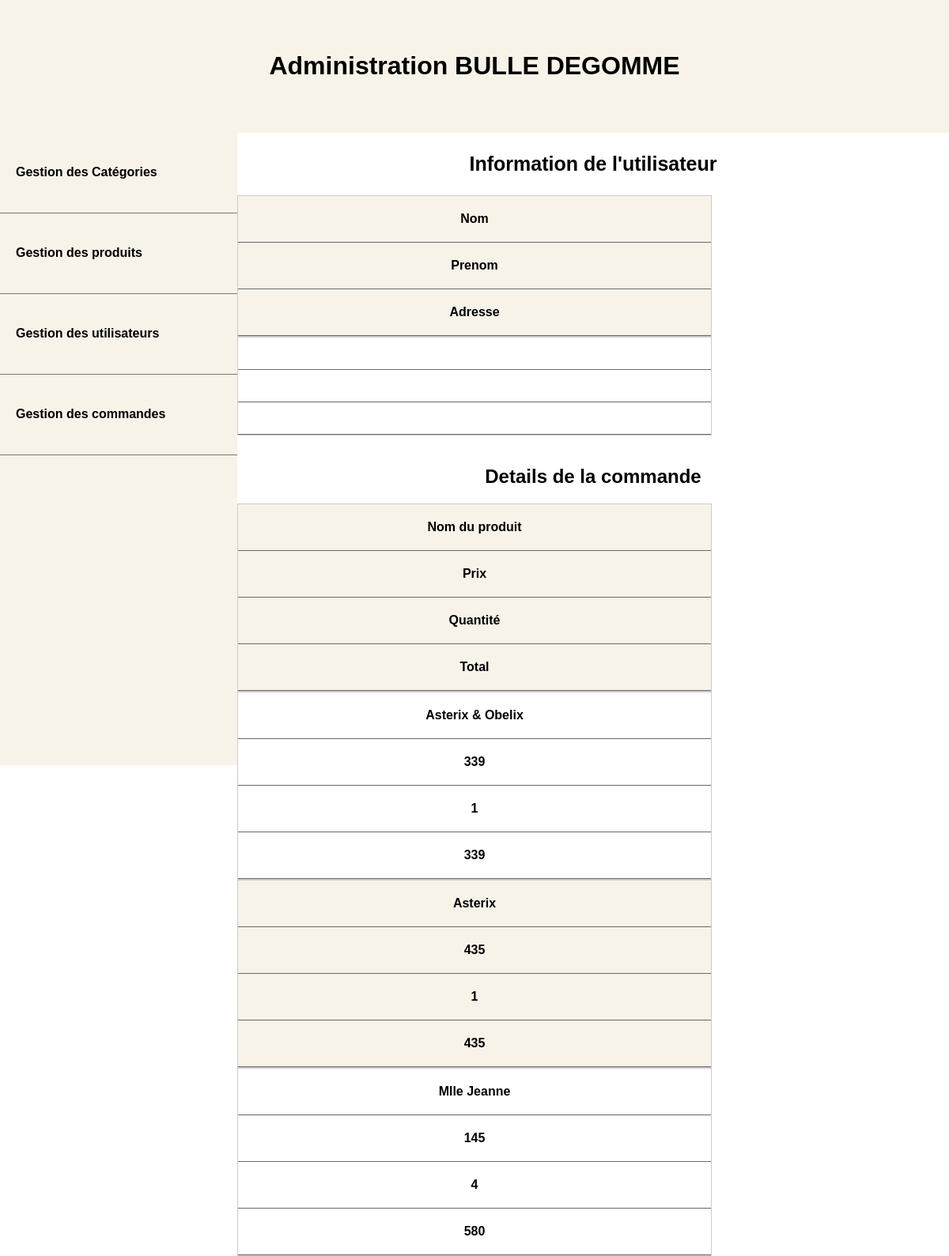
Page /admin/index.php?controller=orders&action=details&id=51 on the earlier database version.
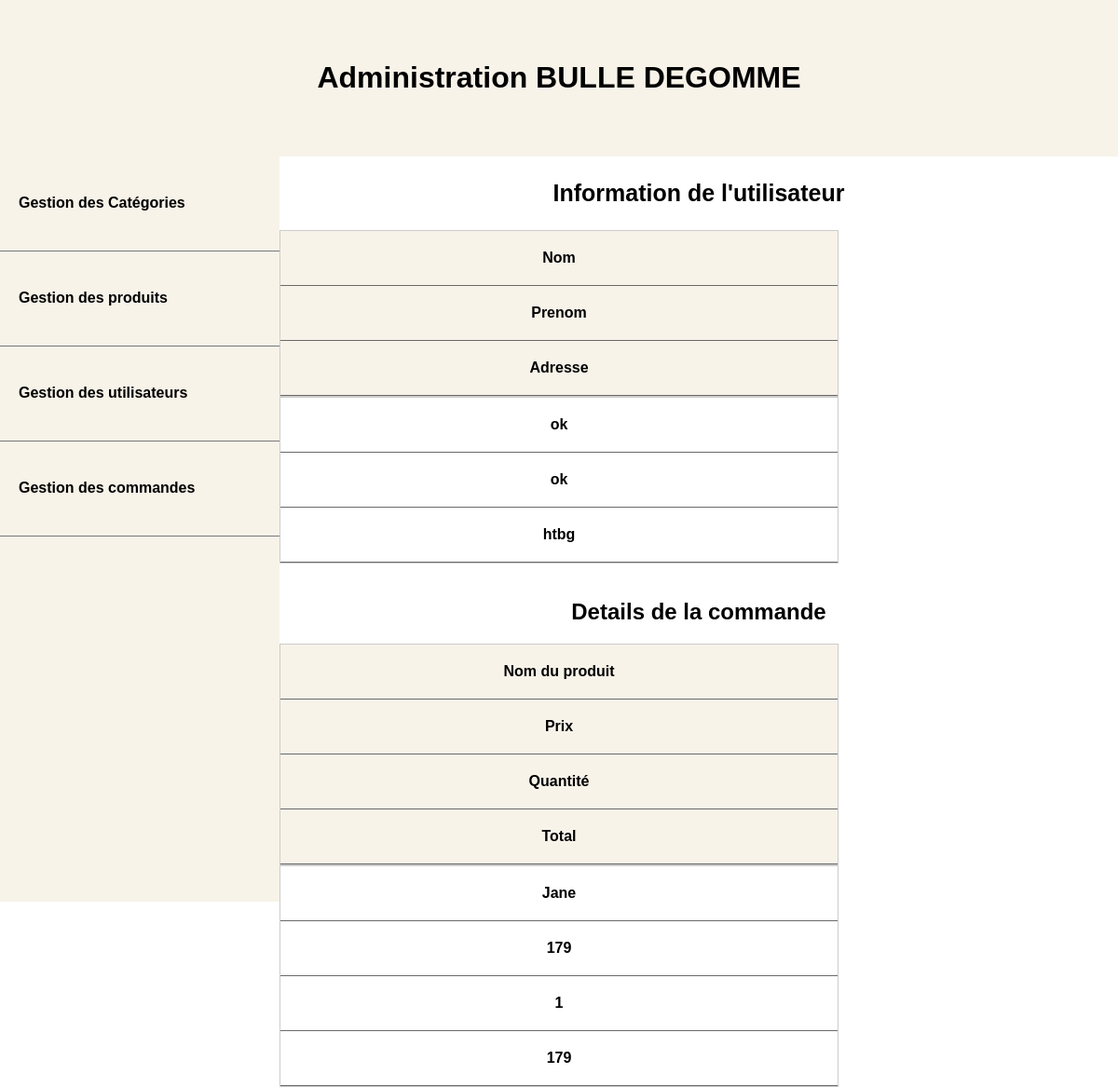
Same page on the later database version.
### tables this page shows
CREATE TABLE IF NOT EXISTS `order_products` (
  `id` int(11) NOT NULL AUTO_INCREMENT,
  `name` varchar(255) NOT NULL,
  `price` float NOT NULL,
  `quantity` int(11) NOT NULL,
  `order_id` int(11) NOT NULL,
  PRIMARY KEY (`id`),
  KEY `orders_order_id` (`order_id`)
);

CREATE TABLE IF NOT EXISTS `orders` (
  `id` int(11) NOT NULL AUTO_INCREMENT,
  `user_id` int(11) NOT NULL,
  `delivery_address` varchar(255) NOT NULL,
  `date` datetime NOT NULL DEFAULT CURRENT_TIMESTAMP,
  PRIMARY KEY (`id`)
);

CREATE TABLE IF NOT EXISTS `users` (
  `id` int(11) NOT NULL AUTO_INCREMENT,
  `last_name` varchar(255) NOT NULL,
  `first_name` varchar(255) NOT NULL,
  `email` varchar(255) NOT NULL,
  `password` varchar(255) NOT NULL,
  `is_admin` tinyint(1) DEFAULT '0',
  PRIMARY KEY (`id`)
);

### admin/models/Order.php (called while the page is built, shortened)
<?php
function getOrderAndUserInformation($order_id)
{
    $db = dbConnect();
    $query = $db->prepare('SELECT orders.id, orders.date, orders.delivery_address, users.first_name, users.last_name, users.email
FROM orders
JOIN users ON orders.user_id = users.id
WHERE orders.id= :order_id');
    $query->execute(['order_id' => $order_id]);
    $result = $query->fetch();
    return $result;
}
function getOrderProducts ($order_id) {
    $db = dbConnect();
    $query = $db->prepare('SELECT * FROM order_products WHERE order_products.order_id = :order_id');
    $query->execute(['order_id' => $order_id]);
    $result = $query->fetchAll();
    return $result;
}

### admin/views/orderDetail.php (the view, shortened to what this page needs)
<?php require ('partials/header.php'); ?>
<?php require 'partials/head_assets.php'; ?>
<?php require ('partials/menu.php'); ?>
<div class="content">
    <h3>Information de l'utilisateur</h3>
    <table>
        <tr>
            <th>Nom </th>
            <th>Prenom</th>
            <th>Adresse</th>
        </tr>
        <tr>
            <th><?=  htmlspecialchars($order_user_info['first_name']) ?></th>
            <th><?= htmlspecialchars($order_user_info['last_name']) ?></th>
            <th><?= htmlspecialchars($order_user_info['delivery_address']) ?></th>
        </tr>
    </table>
<br>
    <h2>Details de la commande </h2>
    <table>
        <tr>
            <th>Nom du produit</th>
            <th>Prix</th>
            <th>Quantité</th>
            <th>Total</th>
        </tr>
        <?php foreach($order_details as $order_detail): ?>
        <tr>
            <th><?= htmlspecialchars($order_detail['name']) ?></th>
            <th><?= htmlspecialchars($order_detail['price']) ?></th>
            <th><?= htmlspecialchars($order_detail['quantity']) ?></th>
            <th><?= htmlspecialchars($order_detail['quantity'] * $order_detail['price']) ?></th>
        </tr>
        <?php endforeach; ?>
    </table>
</div>
</body>
</html>

Differences in the rows shown:
no longer on this page (row edited): order_products: name "Asterix", price "435", quantity "1", $order_detail['quantity']*$order_detail['price'] "435"
no longer on this page (row edited): order_products: name "Mlle Jeanne", price "145", quantity "4", $order_detail['quantity'] * $order_detail['price'] "580"
now on this page (row edited): orders: user.first_name "ok", user.last_name "ok", delivery_address "htbg"
changed order_products: name "Asterix & Obelix" → "Jane"; price "339" → "179"; $order_detail['quantity']*$order_detail['price'] "339" → "179"
